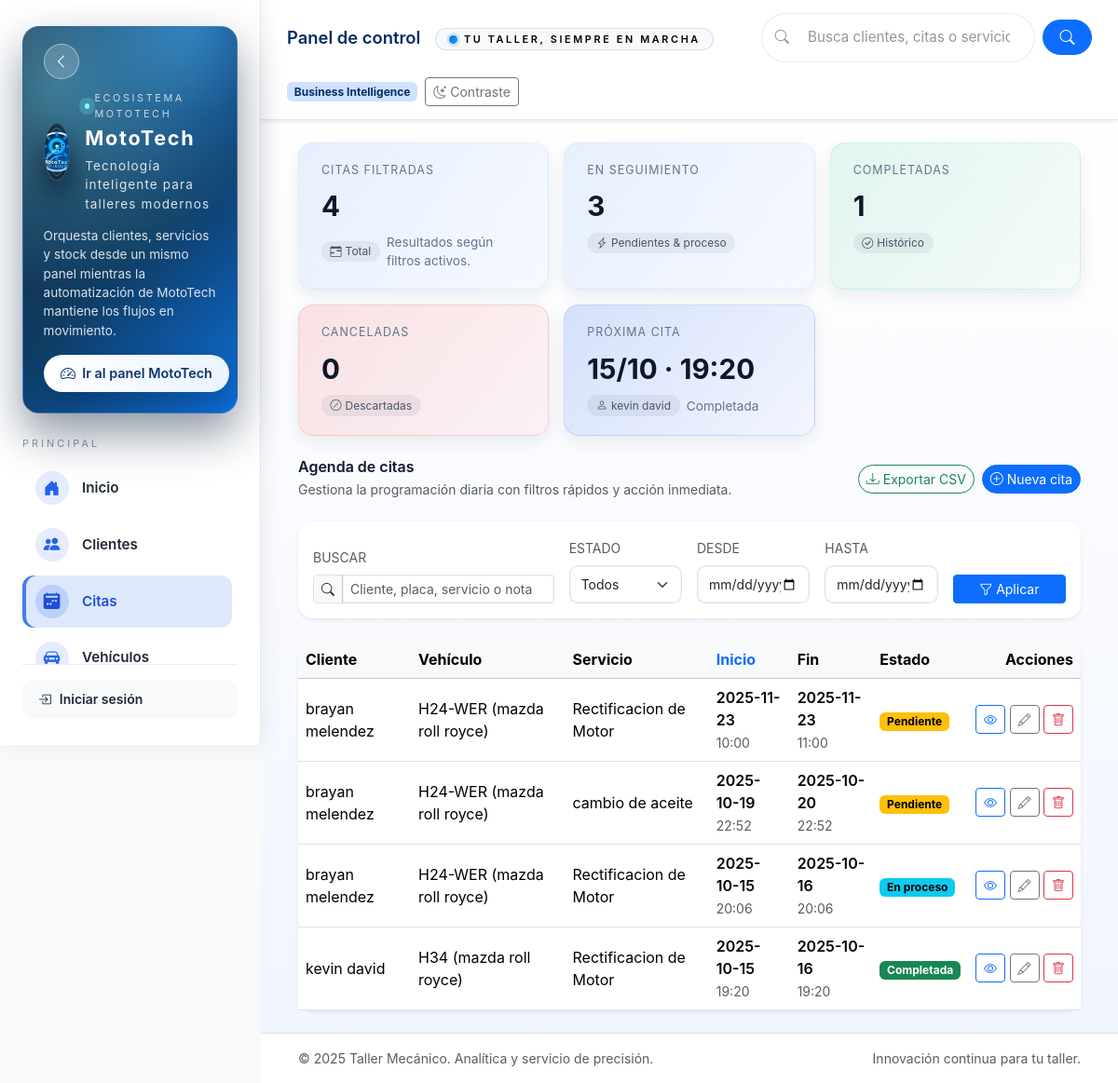
Page /citas/ on the committed database.
### citas/models.py (models this page shows, shortened)
class Cita(models.Model):
    ESTADOS = [
        ("pendiente", "Pendiente"),
        ("confirmada", "Confirmada"),
        ("en_proceso", "En proceso"),
        ("completada", "Completada"),
        ("cancelada", "Cancelada"),
        ("no_show", "No asistió"),
    ]
    titulo = models.CharField(max_length=120)
    descripcion = models.TextField(blank=True)
    fecha_inicio = models.DateTimeField()
    fecha_fin = models.DateTimeField()
    estado = models.CharField(max_length=20, choices=ESTADOS, default="pendiente")
    cliente = models.ForeignKey(
        Cliente, on_delete=models.PROTECT, related_name="citas"
    )
    vehiculo = models.ForeignKey(
        Vehiculo, on_delete=models.PROTECT, related_name="citas"
    )
    servicio = models.ForeignKey(
        Servicio, on_delete=models.PROTECT, related_name="citas"
    )
    creado = models.DateTimeField(auto_now_add=True)
    actualizado = models.DateTimeField(auto_now=True)
    class Meta:
        ordering = ["-fecha_inicio"]
        indexes = [
            models.Index(fields=["fecha_inicio"]),
            models.Index(fields=["estado"]),
        ]

### clientes/models.py (models this page shows, shortened)
class Cliente(models.Model):
    class Origen(models.TextChoices):
        REFERIDO = "referido", "Referido"
        ONLINE = "online", "Canal digital"
        VISITA = "visita", "Visita espontanea"
        CORPORATIVO = "corporativo", "Convenio corporativo"
        OTROS = "otros", "Otros"
    nombre = models.CharField("Nombre", max_length=120, db_index=True)
    documento = models.CharField("Documento", max_length=30, blank=True, null=True, unique=True)
    telefono = models.CharField("Teléfono", max_length=25, blank=True)
    email = models.EmailField("Email", blank=True)
    direccion = models.CharField("Dirección", max_length=255, blank=True)
    origen = models.CharField("Origen", max_length=20, choices=Origen.choices, default=Origen.OTROS)
    es_empresa = models.BooleanField("Es empresa", default=False)
    notas = models.TextField("Notas", blank=True)
    puntos_saldo = models.PositiveIntegerField("Puntos disponibles", default=0)
    nivel = models.CharField("Nivel fidelización", max_length=30, blank=True)
    ultimo_contacto = models.DateTimeField("Ultimo contacto", blank=True, null=True)
    creado = models.DateTimeField(auto_now_add=True)
    actualizado = models.DateTimeField(auto_now=True)
    class Meta:
        verbose_name = "cliente"
        verbose_name_plural = "clientes"
        ordering = ["nombre"]
        indexes = [
            models.Index(fields=["nombre"]),
            models.Index(fields=["documento"]),
            models.Index(fields=["telefono"]),
            models.Index(fields=["email"]),
            models.Index(fields=["origen"]),
            models.Index(fields=["es_empresa"]),
            models.Index(fields=["puntos_saldo"]),
        ]
    def __str__(self) -> str:
        return self.nombre

### vehiculos/models.py (models this page shows)
class Vehiculo(models.Model):
    cliente = models.ForeignKey('clientes.Cliente', on_delete=models.CASCADE, related_name='vehiculos')
    marca = models.CharField(max_length=50)
    modelo = models.CharField(max_length=50)
    anio = models.PositiveIntegerField(verbose_name='Año')
    placa = models.CharField(max_length=10, unique=True)
    color = models.CharField(max_length=30, blank=True)
    creado = models.DateTimeField(auto_now_add=True)
    actualizado = models.DateTimeField(auto_now=True)
    class Meta:
        verbose_name = 'vehículo'
        verbose_name_plural = 'vehículos'
        ordering = ['placa']
    def __str__(self) -> str:
        return f"{self.placa} ({self.marca} {self.modelo})"

### servicios/models.py (models this page shows, shortened)
class Servicio(models.Model):
    nombre = models.CharField(max_length=100)
    descripcion = models.TextField(blank=True)
    duracion_minutos = models.PositiveIntegerField(help_text='Duracion aproximada en minutos')
    costo = models.DecimalField(max_digits=10, decimal_places=2, default=0, help_text='Costo interno estimado')
    precio = models.DecimalField(max_digits=10, decimal_places=2)
    activo = models.BooleanField(default=True)
    creado = models.DateTimeField(auto_now_add=True)
    actualizado = models.DateTimeField(auto_now=True)
    class Meta:
        verbose_name = 'servicio'
        verbose_name_plural = 'servicios'
        ordering = ['nombre']
    def __str__(self) -> str:
        return self.nombre

### citas/views.py (the view, shortened to what this page needs)
# urls.py: path("", views.CitaListView.as_view(), name="list"),
class CitaListView(ListView):
    model = Cita
    template_name = "citas/list.html"
    context_object_name = "object_list"
    paginate_by = 10
    def get_queryset(self):
        qs = Cita.objects.select_related("cliente", "vehiculo", "servicio")
        q = self.request.GET.get("q", "").strip()
        estado = self.request.GET.get("estado", "").strip()
        desde = self.request.GET.get("desde", "").strip()
        hasta = self.request.GET.get("hasta", "").strip()
        o = self.request.GET.get("o", "").strip()
        if estado:
            qs = qs.filter(estado=estado)
        allowed = {
            "fecha_inicio", "-fecha_inicio",
            "cliente__nombre", "-cliente__nombre",
            "vehiculo__placa", "-vehiculo__placa",
            "servicio__nombre", "-servicio__nombre",
            "estado", "-estado",
        }
        qs = qs.order_by(o if o in allowed else "-fecha_inicio")
        return qs
    def get_context_data(self, **kwargs):
        ctx = super().get_context_data(**kwargs)
        ctx["q"] = self.request.GET.get("q", "")
        ctx["o"] = self.request.GET.get("o", "")
        ctx["estado"] = self.request.GET.get("estado", "")
        ctx["desde"] = self.request.GET.get("desde", "")
        ctx["hasta"] = self.request.GET.get("hasta", "")
        ctx["ESTADOS"] = [
            ("pendiente", "Pendiente"),
            ("confirmada", "Confirmada"),
            ("en_proceso", "En proceso"),
            ("completada", "Completada"),
            ("cancelada", "Cancelada"),
        ]
        queryset = self.get_queryset()
        ctx["summary"] = {
            "total": queryset.count(),
            "activas": queryset.filter(estado__in=["pendiente", "confirmada", "en_proceso"]).count(),
            "completadas": queryset.filter(estado="completada").count(),
            "canceladas": queryset.filter(estado="cancelada").count(),
        }
        ctx["next_cita"] = queryset.order_by("fecha_inicio").first()
        return ctx

### citas/templates/citas/list.html (shortened to what this page needs)
{% extends "base.html" %}
{% load static querytools %}
{% block page_summary %}
  {% if summary %}
  <div class="page-summary">
    <div class="summary-card">
      <p class="summary-card__title">Citas filtradas</p>
      <p class="summary-card__value">{{ summary.total }}</p>
      <div class="summary-card__meta">
        <span class="summary-badge"><i class="bi bi-calendar-range"></i> Total</span>
        <span>Resultados seg&uacute;n filtros activos.</span>
      </div>
    </div>
    <div class="summary-card">
      <p class="summary-card__title">En seguimiento</p>
      <p class="summary-card__value">{{ summary.activas }}</p>
      <div class="summary-card__meta">
        <span class="summary-badge"><i class="bi bi-lightning-charge"></i> Pendientes &amp; proceso</span>
      </div>
    </div>
    <div class="summary-card is-success">
      <p class="summary-card__title">Completadas</p>
      <p class="summary-card__value">{{ summary.completadas }}</p>
      <div class="summary-card__meta">
        <span class="summary-badge"><i class="bi bi-check-circle"></i> Hist&oacute;rico</span>
      </div>
    </div>
    <div class="summary-card is-danger">
      <p class="summary-card__title">Canceladas</p>
      <p class="summary-card__value">{{ summary.canceladas }}</p>
      <div class="summary-card__meta">
        <span class="summary-badge"><i class="bi bi-slash-circle"></i> Descartadas</span>
      </div>
    </div>
    {% if next_cita %}
    <div class="summary-card is-info">
      <p class="summary-card__title">Pr&oacute;xima cita</p>
      <p class="summary-card__value">{{ next_cita.fecha_inicio|date:"d/m" }} · {{ next_cita.fecha_inicio|time:"H:i" }}</p>
      <div class="summary-card__meta">
        <span class="summary-badge"><i class="bi bi-person"></i> {{ next_cita.cliente|default:"-" }}</span>
        <span>{{ next_cita.get_estado_display|default:"-" }}</span>
      </div>
    </div>
    {% endif %}
  </div>
  {% endif %}
{% endblock %}
{% block page_toolbar %}
<div class="page-toolbar">
  <div>
    <h2 class="page-toolbar__title mb-1">Agenda de citas</h2>
    <p class="text-muted small mb-0">Gestiona la programaci&oacute;n diaria con filtros r&aacute;pidos y acci&oacute;n inmediata.</p>
  </div>
  <div class="page-toolbar__actions">
    <a class="btn btn-outline-success btn-sm" href="{% url 'citas:export' %}?{% keep_query_except 'page' 'o' %}">
      <i class="bi bi-download"></i> Exportar CSV
    </a>
    <a class="btn btn-primary btn-sm" href="{% url 'citas:create' %}">
      <i class="bi bi-plus-circle"></i> Nueva cita
    </a>
  </div>
</div>
{% endblock %}
{% block content %}
<form method="get" class="card card-body shadow-sm mb-4">
  <div class="row g-3 align-items-end">
    <div class="col-12 col-lg-4">
      <label class="form-label text-muted text-uppercase small" for="id_q">Buscar</label>
      <div class="input-group input-group-sm">
        <span class="input-group-text"><i class="bi bi-search"></i></span>
        <input id="id_q" type="text" name="q" class="form-control" placeholder="Cliente, placa, servicio o nota" value="{{ q }}">
      </div>
    </div>
    <div class="col-12 col-sm-6 col-lg-2">
      <label class="form-label text-muted text-uppercase small" for="id_estado">Estado</label>
      <select id="id_estado" name="estado" class="form-select form-select-sm">
        <option value="">Todos</option>
      </select>
    </div>
    <div class="col-12 col-sm-6 col-lg-2">
      <label class="form-label text-muted text-uppercase small" for="id_desde">Desde</label>
      <input id="id_desde" type="date" name="desde" class="form-control form-control-sm" value="{{ desde }}">
    </div>
    <div class="col-12 col-sm-6 col-lg-2">
      <label class="form-label text-muted text-uppercase small" for="id_hasta">Hasta</label>
      <input id="id_hasta" type="date" name="hasta" class="form-control form-control-sm" value="{{ hasta }}">
    </div>
    <div class="col-12 col-sm-6 col-lg-2 d-grid">
      <button class="btn btn-primary btn-sm" type="submit">
        <i class="bi bi-funnel"></i> Aplicar
      </button>
    </div>
  </div>
</form>
<div class="card shadow-sm">
  <div class="table-responsive">
    <table class="table table-hover mb-0 align-middle">
      <thead class="table-light">
        <tr>
          <th>Cliente</th>
          <th>Veh&iacute;culo</th>
          <th>Servicio</th>
          <th class="text-nowrap">
            <a class="text-decoration-none" href="?{% toggle_order 'fecha_inicio' %}">
              Inicio
            </a>
          </th>
          <th class="text-nowrap">Fin</th>
          <th>Estado</th>
          <th class="text-end">Acciones</th>
        </tr>
      </thead>
      <tbody>
        {% if object_list %}
          {% for cita in object_list %}
          <tr>
            <td>{{ cita.cliente|default:"-" }}</td>
            <td>{{ cita.vehiculo|default:"-" }}</td>
            <td>{{ cita.servicio|default:"-" }}</td>
            <td>
              <span class="d-block fw-semibold">{{ cita.fecha_inicio|date:"Y-m-d" }}</span>
              <span class="text-muted small">{{ cita.fecha_inicio|time:"H:i" }}</span>
            </td>
            <td>
              {% if cita.fecha_fin %}
                <span class="d-block fw-semibold">{{ cita.fecha_fin|date:"Y-m-d" }}</span>
                <span class="text-muted small">{{ cita.fecha_fin|time:"H:i" }}</span>
              {% else %}
                <span class="text-muted">-</span>
              {% endif %}
            </td>
            <td>
              <span class="badge
                {% if cita.estado == 'pendiente' %} text-bg-warning
                {% elif cita.estado == 'en_proceso' %} text-bg-info
                {% elif cita.estado == 'completada' %} text-bg-success
                {% elif cita.estado == 'cancelada' %} text-bg-secondary
                {% else %} text-bg-light
                {% endif %}">
                {{ cita.get_estado_display }}
              </span>
            </td>
            <td class="text-end text-nowrap">
              <a class="btn btn-sm btn-outline-primary" href="{% url 'citas:detail' cita.pk %}"><i class="bi bi-eye"></i></a>
              <a class="btn btn-sm btn-outline-secondary" href="{% url 'citas:update' cita.pk %}"><i class="bi bi-pencil"></i></a>
              <a class="btn btn-sm btn-outline-danger" href="{% url 'citas:delete' cita.pk %}"><i class="bi bi-trash"></i></a>
            </td>
          </tr>
          {% endfor %}
        {% else %}
          <tr>
            <td colspan="7" class="text-center text-muted py-4">No hay citas que coincidan con los filtros seleccionados.</td>
          </tr>
        {% endif %}
      </tbody>
    </table>
  </div>
</div>
{% endblock %}

### rows in the picture
Cita: fecha_inicio "15/10", fecha_inicio "19:20", cliente "kevin david", estado "Completada", vehiculo "H34 (mazda roll royce)", servicio "Rectificacion de Motor", fecha_inicio "2025-10-15", fecha_fin "2025-10-16", fecha_fin "19:20"
Cita: cliente "brayan melendez", vehiculo "H24-WER (mazda roll royce)", servicio "Rectificacion de Motor", fecha_inicio "2025-11-23", fecha_inicio "10:00", fecha_fin "2025-11-23", fecha_fin "11:00", estado "Pendiente"
Cita: cliente "brayan melendez", vehiculo "H24-WER (mazda roll royce)", servicio "cambio de aceite", fecha_inicio "2025-10-19", fecha_inicio "22:52", fecha_fin "2025-10-20", fecha_fin "22:52", estado "Pendiente"
Cita: cliente "brayan melendez", vehiculo "H24-WER (mazda roll royce)", servicio "Rectificacion de Motor", fecha_inicio "2025-10-15", fecha_inicio "20:06", fecha_fin "2025-10-16", fecha_fin "20:06", estado "En proceso"

### other values in the picture
{{ summary.total }} "4"
{{ summary.activas }} "3"
{{ summary.completadas }} "1"
{{ summary.canceladas }} "0"
